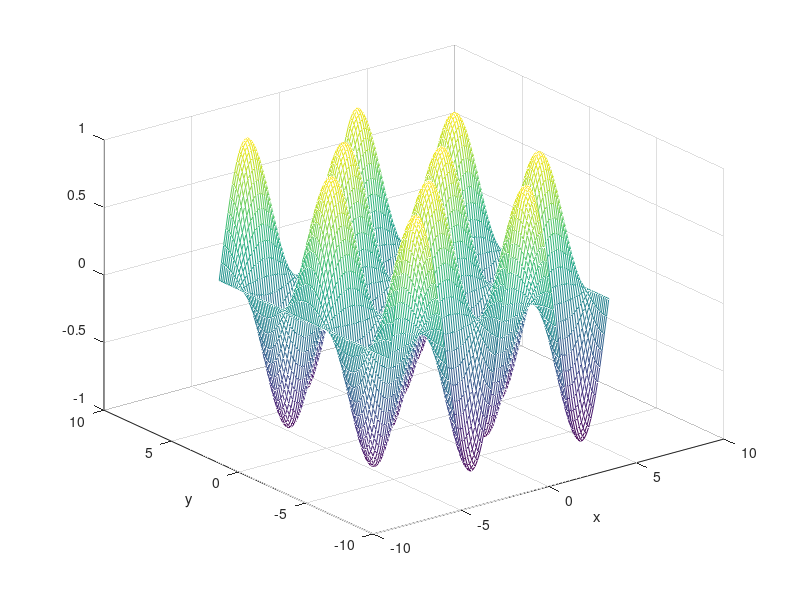

Recreate this plot in MATLAB. (Note: this script raises an error after producing the figure.)
clear
f=@(x)sin(x(:,1)).*cos(x(:,2));
[X,Y]=meshgrid(linspace(-2*pi,2*pi,100));
XX=X(:);YY=Y(:);
Z=reshape(f([XX,YY]),100,100);
mesh(X,Y,Z)
xlabel('x'),ylabel('y')

clear
f=@(x)sin(x(1)).*cos(x(2));
x0=[1.3,1.4];
x=fmin_GD(f,x0,0.00001,10000) 